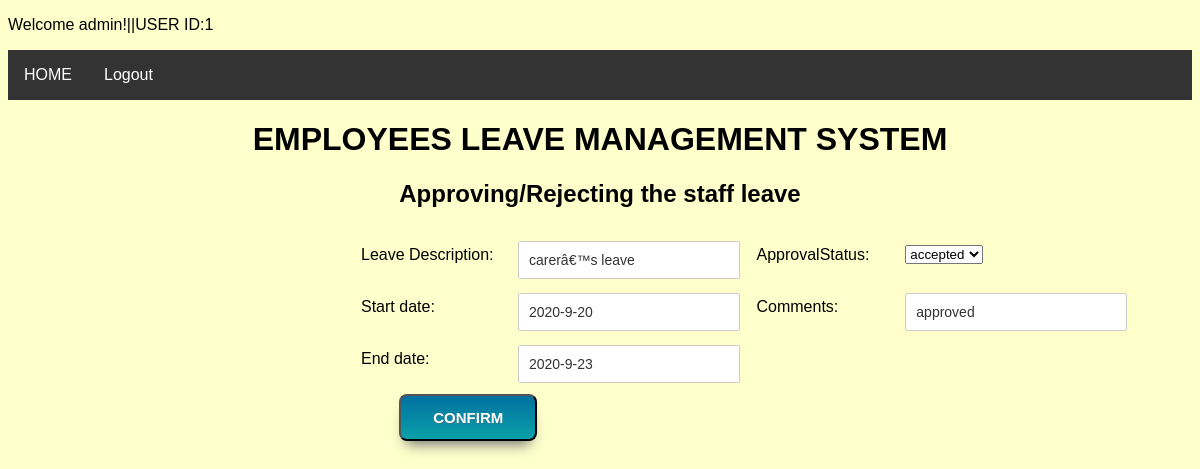
The page /approvingleave.php?LeaveID=7 (signed in) on the database its author committed.
### tables this page shows
CREATE TABLE IF NOT EXISTS `leaveapplications` (
  `LeaveID` int(11) NOT NULL AUTO_INCREMENT,
  `Description` varchar(100) NOT NULL,
  `Startdate` varchar(40) NOT NULL,
  `Enddate` varchar(40) NOT NULL,
  `ApprovalStatus` varchar(40) NOT NULL,
  `Comments` varchar(40) NOT NULL,
  `Fullname` varchar(40) NOT NULL,
  `UserID` int(11) NOT NULL,
  PRIMARY KEY (`LeaveID`),
  KEY `UserID` (`UserID`)
);

### approvingleave.php (the view, shortened to what this page needs)
<?php
include_once("db.php");
?>
<?php
$LeaveID = $_GET['LeaveID'];
$result = mysqli_query($con, "SELECT L.Description,L.Startdate,L.Enddate,L.ApprovalStatus,L.Comments,L.Fullname,L.UserID,U.UserID,U.LeaveBalance FROM LEAVEAPPLICATIONS L, users U WHERE L.LeaveID=$LeaveID AND L.UserID=U.UserID ");
while($res = mysqli_fetch_array($result))
{
    $Description = $res['Description'];
    $Startdate = $res['Startdate'];
    $Enddate = $res['Enddate'];
	$ApprovalStatus = $res['ApprovalStatus'];
    $Comments = $res['Comments'];
	 $LeaveBalance=$res['LeaveBalance'];
	 $UserID=$res['UserID'];
}
?>
<!DOCTYPE html>
<html>
<head>
<link href="style.css" rel="stylesheet">
</head>
<body>
<p align="left">Welcome <?php echo $_SESSION['Usernames']; ?>!||USER ID:<?php echo $_SESSION['UserID']; ?></p>
<ul>
  <li><a href="managers.php">HOME</a></li>
  <li><a href="logout.php">Logout</a></li>
</ul>
<div>
<h1 align="center">EMPLOYEES LEAVE  MANAGEMENT SYSTEM</h1>
<h2 align="center">Approving/Rejecting the staff leave </h2>
<div id="form" style="padding-left:350px">
<form action="approvingleave.php" method="post" name="form1">
        <table width="99%" border="0">
            <tr>
                <td width="19%">Leave Description:</td>
              <td width="29%"><input type="text" value="<?php echo $Description;?>" name="Description" required/></td>
				                <td width="18%">ApprovalStatus:</td>
              <td width="34%">
			  <select name="ApprovalStatus">
				<option value="<?php echo $ApprovalStatus;?>"><?php echo $ApprovalStatus;?></option>
			  </select>
			  </td>
            </tr>
            <tr>
                <td>Start date:</td>
                <td><input type="text" value="<?php echo $Startdate;?>" name="Startdate" required></td>
				<td>Comments:</td>
                <td><input type="text" value="<?php echo $Comments;?>" name="Comments" required/></td>
            </tr>
            <tr>
                <td>End date:</td>
                <td><input type="text" value="<?php echo $Enddate;?>"  name="Enddate" required/></td>
		                <td>&nbsp;</td>
                        <td></td>
            </tr>
			<tr>
            <td><input type="submit" name="update" value="CONFIRM">&nbsp;</td>
                <td><input type="hidden" value=<?php echo $_GET['LeaveID'];?> name="LeaveID" ></td>
				 <td><input type="hidden" value="<?php echo $UserID;?>" name="UserID" ></td>
                 <td><input type="hidden" value="<?php echo $LeaveBalance;?>" name="LeaveBalance" ></td>
            </tr>
    </table>
  </form>
  </div>
</div>
</body>
</html>

### style.css (style rules this page uses)
body { font-family:Arial, Sans-Serif; }
#form { background: none; width: auto; height: auto; }
input[type='text'], input[type='email'], input[type='password'],input[type='textarea'] { width: 200px; border-radius: 2px; border: 1px solid #CCC; padding: 10px; color: #333; font-size: 14px; margin-top: 10px; }
input[type='submit'] { margin: 5% 25%; box-shadow: 0px 10px 14px -7px #6e6e6e; background: linear-gradient(to bottom, #0073a0 5%, #0ca1a9 100%); background-color: #ad728b; border-radius: 8px; display: inline-block; cursor: pointer; color: #ffffff; font-family: Arial; font-size: 15px; font-weight: bold; padding: 13px 32px; text-decoration: none; text-shadow: 0px 1px 0px #3d768a; }
ul { list-style-type: none; margin: 0; padding: 0; overflow: hidden; background-color: #333333; }
li { float: left; }
li a { display: block; color: white; text-align: center; padding: 16px; text-decoration: none; }
body { background-image: url("https://www.creativefabrica.com/wp-content/uploads/2020/05/08/Abstract-Website-Background-with-Squares-Graphics-4067055-1.jpg") !important; }

### approvingleave.php (style rules this page uses)
body { background-color:#FFFFCC; }
ul { list-style-type: none; margin: 0; padding: 0; overflow: hidden; background-color: #333333; }
li { float: left; }
li a { display: block; color: white; text-align: center; padding: 16px; text-decoration: none; }

### rows shown on the page
leaveapplications: Description "carerâ€™s leave", ApprovalStatus "accepted", Startdate "2020-9-20", Comments "approved", Enddate "2020-9-23"

### other values the page prints
$_SESSION['Usernames'] "admin"
$_SESSION['UserID'] "1"
